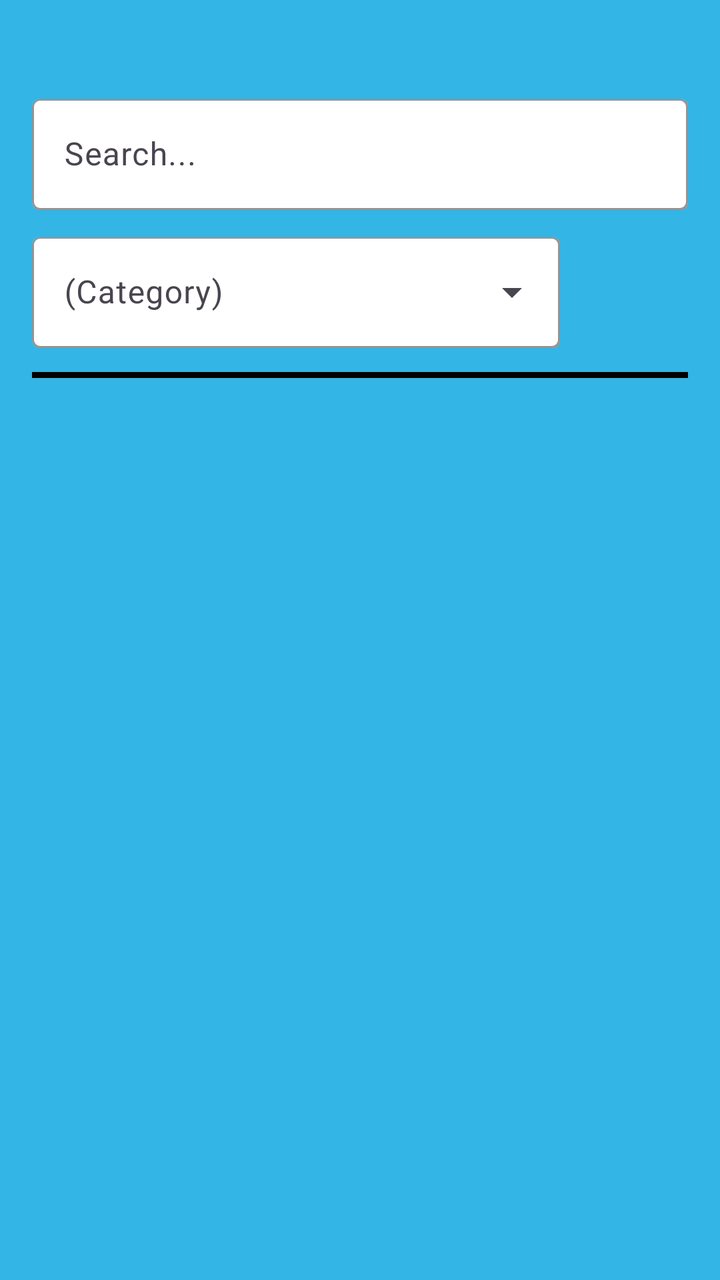
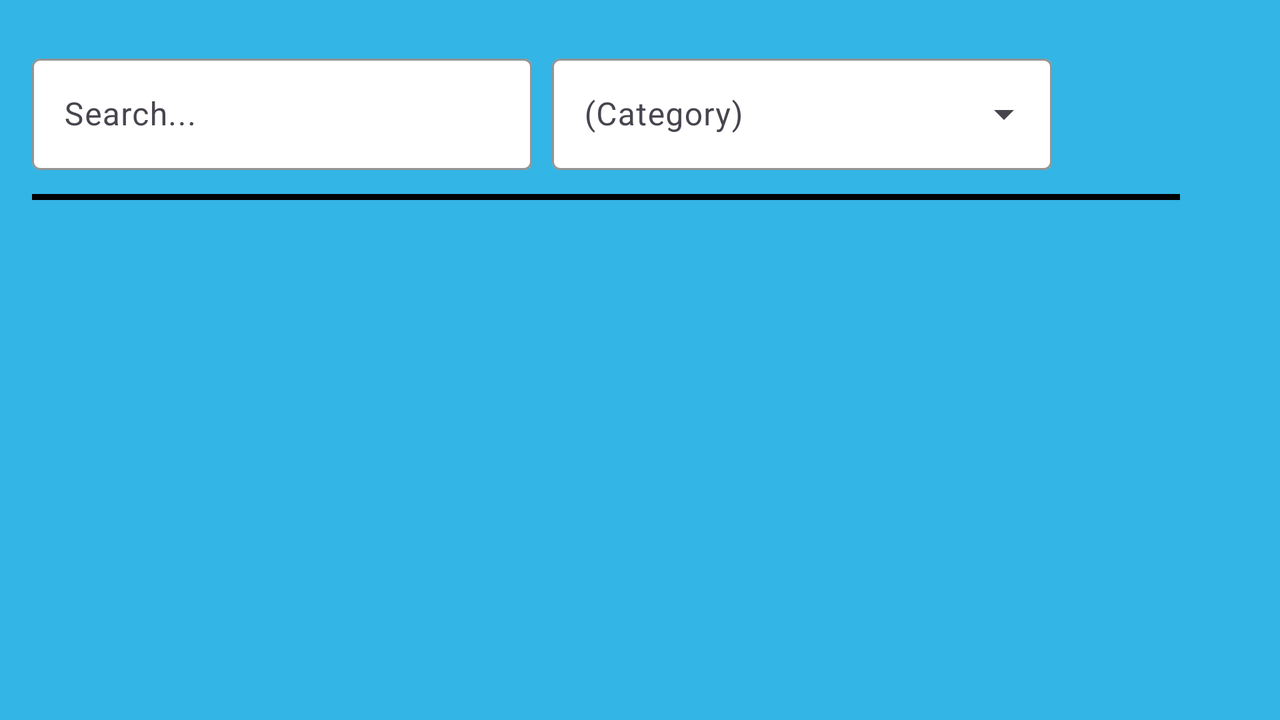

One screen, two layout resources from the same app: the default and the repository's alternative for another configuration. Each is rendered where Android would select it; the XML of both is given below.
<!-- AndroidManifest.xml: application theme Theme.MAD_A1 -->
<!-- res/layout/fragment_list.xml -->
<?xml version="1.0" encoding="utf-8"?>
<LinearLayout
    xmlns:android="http://schemas.android.com/apk/res/android"
    xmlns:app="http://schemas.android.com/apk/res-auto"
    android:layout_width="match_parent"
    android:layout_height="match_parent"
    android:orientation="vertical"
    android:padding="16dp"
    android:background="@android:color/holo_blue_light">

    <com.google.android.material.textfield.TextInputLayout
        style="@style/Widget.Material3.TextInputLayout.OutlinedBox"
        android:layout_width="match_parent"
        android:layout_height="wrap_content"
        android:hint="Search..."
        android:layout_marginBottom="8dp"
        app:boxBackgroundMode="outline"
        android:layout_marginTop="28sp"
        app:endIconMode="clear_text"
        app:boxStrokeColor="@android:color/black"
        app:boxBackgroundColor="@android:color/white"
        app:hintTextColor="@android:color/black">

        <com.google.android.material.textfield.TextInputEditText
            android:id="@+id/searchEditText"
            android:layout_width="match_parent"
            android:layout_height="wrap_content"
            android:imeOptions="actionSearch"
            android:singleLine="true"/>
    </com.google.android.material.textfield.TextInputLayout>

    <LinearLayout
        android:layout_width="match_parent"
        android:layout_height="wrap_content"
        android:orientation="horizontal">

        <com.google.android.material.textfield.TextInputLayout
            style="@style/Widget.Material3.TextInputLayout.OutlinedBox.ExposedDropdownMenu"
            android:layout_width="0dp"
            android:layout_height="wrap_content"
            android:layout_weight="1"
            android:hint="(Category)"
            android:layout_marginBottom="12dp"
            app:boxBackgroundMode="outline"
            app:boxStrokeColor="@android:color/black"
            app:boxBackgroundColor="@android:color/white"
            app:hintTextColor="@android:color/black">

            <AutoCompleteTextView
                android:id="@+id/categoryDropdown"
                android:layout_width="match_parent"
                android:layout_height="wrap_content"
                android:inputType="none"
                android:importantForAutofill="no"
                android:singleLine="true"
                android:textColor="@android:color/black"/>

        </com.google.android.material.textfield.TextInputLayout>

        <ImageButton
            android:id="@+id/favoritesOnly"
            android:layout_width="64dp"
            android:layout_height="64dp"
            android:padding="8dp"
            android:scaleType="fitCenter"
            android:background="?attr/selectableItemBackgroundBorderless"
            android:contentDescription="Favorite filter" />

    </LinearLayout>

    <View
        android:layout_width="match_parent"
        android:layout_height="3dp"
        android:background="@android:color/black"
        android:layout_marginBottom="8dp"/>

    <androidx.recyclerview.widget.RecyclerView
        android:id="@+id/recyclerView"
        android:layout_width="match_parent"
        android:layout_height="0dp"
        android:layout_weight="1"
        android:paddingBottom="32dp"/>
</LinearLayout>
<!-- resources referenced by this layout -->
<resources>
  <style name="Theme.MAD_A1" parent="Base.Theme.MAD_A1" />
  <style name="Base.Theme.MAD_A1" parent="Theme.Material3.DayNight.NoActionBar">
      </style>
</resources>
<!-- res/layout-land/fragment_list.xml (the repository's variant of the layout above) -->
<!-- drawn on the phone turned sideways -->
<?xml version="1.0" encoding="utf-8"?>
<LinearLayout
    xmlns:android="http://schemas.android.com/apk/res/android"
    xmlns:app="http://schemas.android.com/apk/res-auto"
    android:layout_width="match_parent"
    android:layout_height="match_parent"
    android:orientation="vertical"
    android:padding="16dp"
    android:paddingEnd="50dp"
    android:background="@android:color/holo_blue_light">

    <LinearLayout
        android:layout_width="match_parent"
        android:layout_height="wrap_content"
        android:orientation="horizontal"
        android:layout_marginTop="8dp">

        <com.google.android.material.textfield.TextInputLayout
            style="@style/Widget.Material3.TextInputLayout.OutlinedBox"
            android:layout_width="0dp"
            android:layout_height="wrap_content"
            android:layout_weight="1"
            android:hint="Search..."
            android:layout_marginBottom="8dp"
            app:boxBackgroundMode="outline"
            app:endIconMode="clear_text"
            app:boxStrokeColor="@android:color/black"
            app:boxBackgroundColor="@android:color/white"
            app:hintTextColor="@android:color/black"
            android:layout_marginEnd="5sp">

            <com.google.android.material.textfield.TextInputEditText
                android:id="@+id/searchEditText"
                android:layout_width="match_parent"
                android:layout_height="wrap_content"
                android:imeOptions="actionSearch"
                android:singleLine="true"/>
        </com.google.android.material.textfield.TextInputLayout>

        <com.google.android.material.textfield.TextInputLayout
            style="@style/Widget.Material3.TextInputLayout.OutlinedBox.ExposedDropdownMenu"
            android:layout_width="0dp"
            android:layout_height="wrap_content"
            android:layout_weight="1"
            android:hint="(Category)"
            android:layout_marginBottom="12dp"
            app:boxBackgroundMode="outline"
            app:boxStrokeColor="@android:color/black"
            app:boxBackgroundColor="@android:color/white"
            app:hintTextColor="@android:color/black"
            android:layout_marginStart="5sp">

            <AutoCompleteTextView
                android:id="@+id/categoryDropdown"
                android:layout_width="match_parent"
                android:layout_height="wrap_content"
                android:inputType="none"
                android:importantForAutofill="no"
                android:singleLine="true"
                android:textColor="@android:color/black"/>

        </com.google.android.material.textfield.TextInputLayout>

        <ImageButton
            android:id="@+id/favoritesOnly"
            android:layout_width="64dp"
            android:layout_height="64dp"
            android:padding="8dp"
            android:scaleType="fitCenter"
            android:background="?attr/selectableItemBackgroundBorderless"
            android:contentDescription="Favorite filter" />

    </LinearLayout>

    <View
        android:layout_width="match_parent"
        android:layout_height="3dp"
        android:background="@android:color/black"
        android:layout_marginBottom="8dp"/>

    <androidx.recyclerview.widget.RecyclerView
        android:id="@+id/recyclerView"
        android:layout_width="match_parent"
        android:layout_height="0dp"
        android:layout_weight="1"/>
</LinearLayout>
